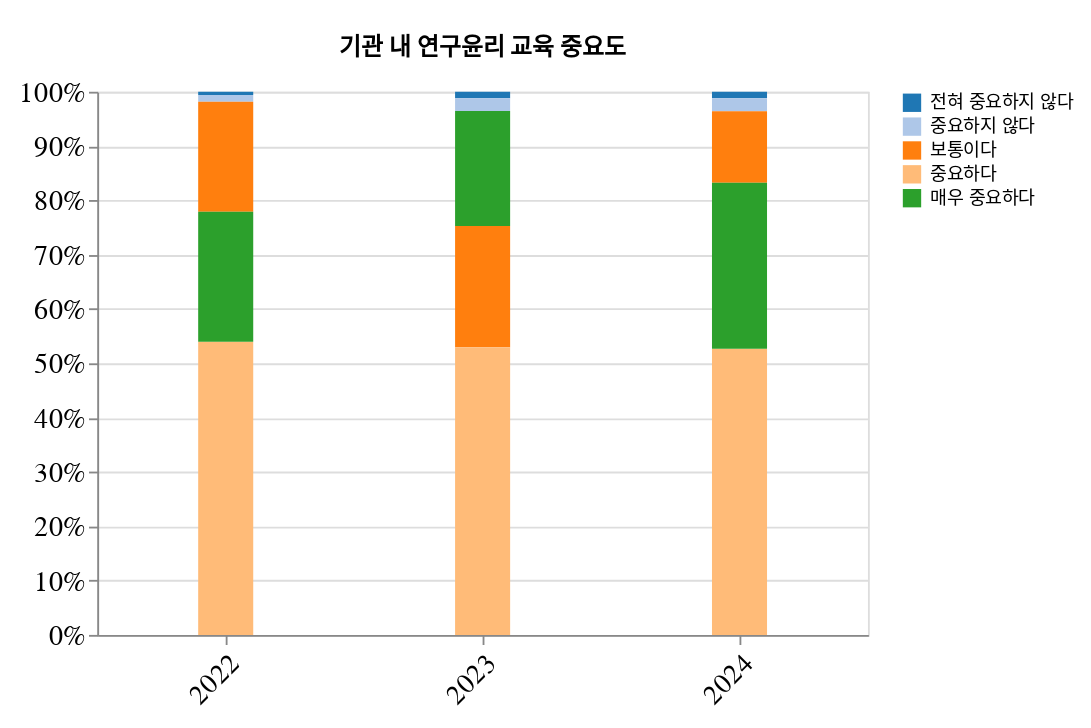

Notebook code cell kept with this figure:
### Code cell
# 
# 다. 연구자의 연구윤리 준수 영향 요인별
# 
title = "기관 내 연구윤리 교육 중요도"

importance = {
    1: "전혀 중요하지 않다", 
    2: "중요하지 않다",
    3: "보통이다", 
    4: "중요하다", 
    5: "매우 중요하다",
}

Q ="Q3_1"

# 1) counting
_2022 = pl.DataFrame({
    Q: importance.keys(),
    "2022": [1, 2, 33, 88, 39],
})

_2023 = pl.DataFrame({
    Q: importance.keys(),
    "2023": [2, 4, 38, 90, 36],
})

data = get(Q, _2022, _2023, importance)
draw_graph(data, title, importance)

### Figure 1 — Vega-Lite specification as saved in the notebook (floating-point values rounded to 4 significant figures)
{"config": {"view": {"continuousWidth": 300, "continuousHeight": 300}, "axis": {"labelFontSize": 15, "titleFontSize": 15, "titlePadding": 100}, "title": {"offset": 10, "subtitlePadding": 100}}, "data": {"name": "data-53dce52703c8391b9b2f04a31dace74d"}, "mark": {"type": "bar", "size": 30}, "encoding": {"color": {"field": "응답", "scale": {"scheme": "category20"}, "sort": ["전혀 중요하지 않다", "중요하지 않다", "보통이다", "중요하다", "매우 중요하다"], "title": null, "type": "nominal"}, "order": {"field": "Count", "sort": "descending", "type": "quantitative"}, "x": {"axis": {"labelAngle": -45}, "field": "Year", "title": null, "type": "ordinal"}, "y": {"field": "Count", "stack": "normalize", "title": null, "type": "quantitative"}}, "height": 296, "padding": {"top": 20, "bottom": 10, "left": 10, "right": 10}, "title": "기관 내 연구윤리 교육 중요도", "width": 420, "$schema": "https://vega.github.io/schema/vega-lite/v5.20.1.json", "datasets": {"data-53dce52703c8391b9b2f04a31dace74d": [{"응답": "전혀 중요하지 않다", "Year": "2022", "Count": 1}, {"응답": "중요하지 않다", "Year": "2022", "Count": 2}, {"응답": "보통이다", "Year": "2022", "Count": 33}, {"응답": "중요하다", "Year": "2022", "Count": 88}, {"응답": "매우 중요하다", "Year": "2022", "Count": 39}, {"응답": "전혀 중요하지 않다", "Year": "2023", "Count": 2}, {"응답": "중요하지 않다", "Year": "2023", "Count": 4}, {"응답": "보통이다", "Year": "2023", "Count": 38}, {"응답": "중요하다", "Year": "2023", "Count": 90}, {"응답": "매우 중요하다", "Year": "2023", "Count": 36}, {"응답": "전혀 중요하지 않다", "Year": "2024", "Count": 2}, {"응답": "중요하지 않다", "Year": "2024", "Count": 4}, {"응답": "보통이다", "Year": "2024", "Count": 22}, {"응답": "중요하다", "Year": "2024", "Count": 88}, {"응답": "매우 중요하다", "Year": "2024", "Count": 51}]}}
